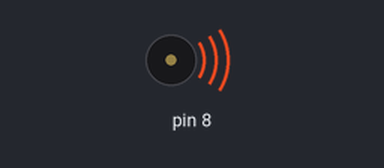
This sketch was run on a simulated Arduino Uno, built with avr-gcc and run on an emulated ATmega328P. Parts: buzzer (waves = sounding).

Above: at 0.2 s.
At 6.2 s:
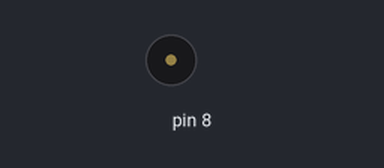
Timing chart, 0 to 9.1 s (numbered marks = the images above):
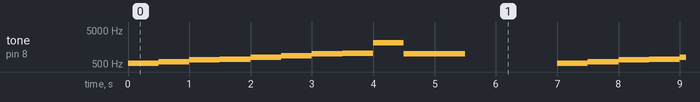

Measured:
- by itself, tone on pin 8: repeats every 7.0 s: 587 Hz 0.50 s, 659 Hz 0.50 s, 698 Hz 0.50 s, 784 Hz 0.50 s, 880 Hz 0.50 s, 988 Hz 0.50 s, 1047 Hz 0.50 s, 2093 Hz 0.50 s, 988 Hz 1.0 s, silent 1.5 s, 523 Hz 0.50 s

The sketch:

buzzer_passif.ino
```cpp
//www.elegoo.com
//2016.12.08

#include "pitches.h"

// notes in the melody:
int melody[] = {
  NOTE_C5, NOTE_D5, NOTE_E5, NOTE_F5, NOTE_G5, NOTE_A5, NOTE_B5, NOTE_C6, NOTE_C7, NOTE_B5};
int duration = 1000;  // 500 miliseconds

void setup() {

}

void loop() {
  for (int thisNote = 0; thisNote < 10; thisNote++) {
    // pin8 output the voice, every scale is 0.5 sencond
    tone(8, melody[thisNote], duration);

    // Output the voice after several minutes
    delay(500);
  }

  // restart after two seconds
  delay(2000);
}
```
